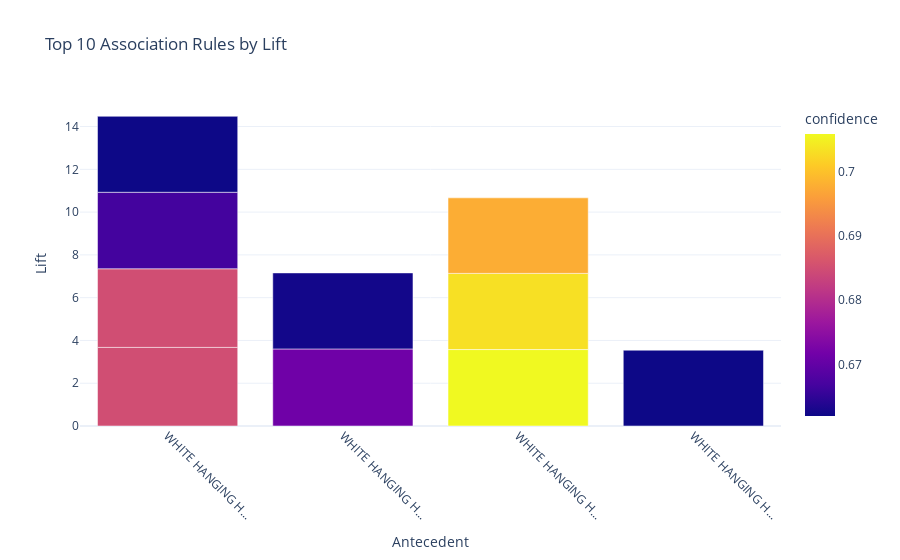

The code cell stored with this chart in its notebook:
### Code cell
top_rules = rules_df.nlargest(10, 'lift')
truncated_labels = top_rules['antecedent'].astype(str).apply(lambda x: x[:15] + "..." if len(x) > 15 else x)

fig = px.bar(
    top_rules,
    x='antecedent',
    y='lift',
    color='confidence',
    hover_data=['support', 'consequent'],
    title='Top 10 Association Rules by Lift',
    template='plotly_white'
)

fig.update_layout(
    xaxis_title='Antecedent',
    yaxis_title='Lift',
    xaxis=dict(
        tickmode='array',
        tickvals=list(range(len(top_rules))),
        ticktext=truncated_labels.tolist(),
        tickangle=45
    )
)

fig.show()

### Figure 1 — Plotly figure (JSON) as saved in the notebook; plotly's stock layout.template omitted (floating-point values rounded to 4 significant figures)
{"data": [{"customdata": [[50, "LUNCH BAG SPACEBOY DESIGN "], [50, "LUNCH BAG SPACEBOY DESIGN "], [47, "LUNCH BAG SPACEBOY DESIGN "], [48, "LUNCH BAG SPACEBOY DESIGN "], [72, "LUNCH BAG  BLACK SKULL."], [64, "LUNCH BAG  BLACK SKULL."], [53, "LUNCH BAG SPACEBOY DESIGN "], [47, "LUNCH BAG SPACEBOY DESIGN "], [47, "LUNCH BAG CARS BLUE"], [60, "LUNCH BAG  BLACK SKULL."]], "hovertemplate": "antecedent=%{x}<br>lift=%{y}<br>support=%{customdata[0]}<br>consequent=%{customdata[1]}<br>confidence=%{marker.color}<extra></extra>", "legendgroup": "", "marker": {"color": [0.6849, 0.6849, 0.6714, 0.6667, 0.7059, 0.7033, 0.6625, 0.662, 0.662, 0.6977], "coloraxis": "coloraxis", "pattern": {"shape": ""}}, "name": "", "orientation": "v", "showlegend": false, "textposition": "auto", "type": "bar", "x": ["WHITE HANGING HEART T-LIGHT HOLDER, LUNCH BAG RED RETROSPOT, LUNCH BAG  BLACK SKULL.", "WHITE HANGING HEART T-LIGHT HOLDER, LUNCH BAG RED RETROSPOT, LUNCH BAG  BLACK SKULL.", "WHITE HANGING HEART T-LIGHT HOLDER, LUNCH BAG CARS BLUE, LUNCH BAG  BLACK SKULL.", "WHITE HANGING HEART T-LIGHT HOLDER, LUNCH BAG RED RETROSPOT, LUNCH BAG  BLACK SKULL.", "LUNCH BAG RED RETROSPOT, LUNCH BAG SPACEBOY DESIGN , LUNCH BAG CARS BLUE", "LUNCH BAG RED RETROSPOT, LUNCH BAG SPACEBOY DESIGN , LUNCH BAG CARS BLUE", "WHITE HANGING HEART T-LIGHT HOLDER, LUNCH BAG CARS BLUE, LUNCH BAG  BLACK SKULL.", "WHITE HANGING HEART T-LIGHT HOLDER, LUNCH BAG RED RETROSPOT, LUNCH BAG  BLACK SKULL.", "JUMBO BAG RED RETROSPOT, LUNCH BAG RED RETROSPOT, LUNCH BAG  BLACK SKULL., LUNCH BAG SPACEBOY DESIGN ", "LUNCH BAG RED RETROSPOT, LUNCH BAG SPACEBOY DESIGN , LUNCH BAG CARS BLUE"], "xaxis": "x", "y": [3.675, 3.675, 3.603, 3.577, 3.574, 3.561, 3.555, 3.552, 3.544, 3.532], "yaxis": "y"}], "layout": {"barmode": "relative", "coloraxis": {"colorbar": {"title": {"text": "confidence"}}, "colorscale": [[0, "#0d0887"], [0.1111, "#46039f"], [0.2222, "#7201a8"], [0.3333, "#9c179e"], [0.4444, "#bd3786"], [0.5556, "#d8576b"], [0.6667, "#ed7953"], [0.7778, "#fb9f3a"], [0.8889, "#fdca26"], [1, "#f0f921"]]}, "legend": {"tracegroupgap": 0}, "title": {"text": "Top 10 Association Rules by Lift"}, "xaxis": {"anchor": "y", "domain": [0, 1], "tickangle": 45, "tickmode": "array", "ticktext": ["WHITE HANGING H...", "WHITE HANGING H...", "WHITE HANGING H...", "WHITE HANGING H...", "LUNCH BAG RED R...", "LUNCH BAG RED R...", "WHITE HANGING H...", "WHITE HANGING H...", "JUMBO BAG RED R...", "LUNCH BAG RED R..."], "tickvals": [0, 1, 2, 3, 4, 5, 6, 7, 8, 9], "title": {"text": "Antecedent"}}, "yaxis": {"anchor": "x", "domain": [0, 1], "title": {"text": "Lift"}}}}
